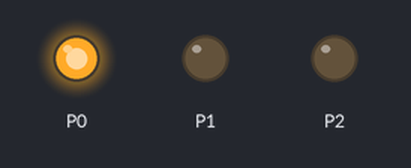
The program below on a simulated BBC micro:bit running MicroPython. Shown: output pins drawn as LEDs (lit = HIGH).

Above: at 0.5 s.
At 1.5 s:
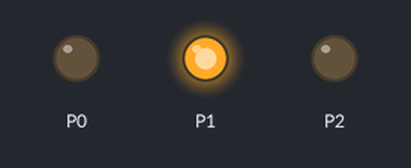
At 5.5 s:
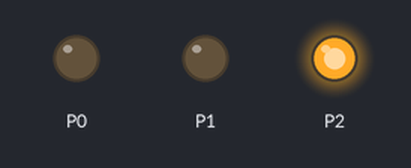
Timing chart, 0 to 6.9 s (numbered marks = the images above):
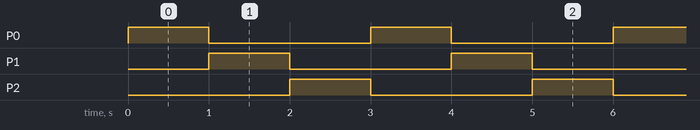

The program:

mb-rainbow.py
```python
from microbit import *

while True:
    pin2.write_digital(0)
    pin0.write_digital(1)
    sleep(1000)
    pin0.write_digital(0)
    pin1.write_digital(1)
    sleep(1000)
    pin1.write_digital(0)
    pin2.write_digital(1)
    sleep(1000)
```

Measured:
- by itself, P0–2: alternates HIGH for 1.0 s and LOW for 2.0 s
- by itself, everything shown: repeats every 3.0 s, in 3 steps
